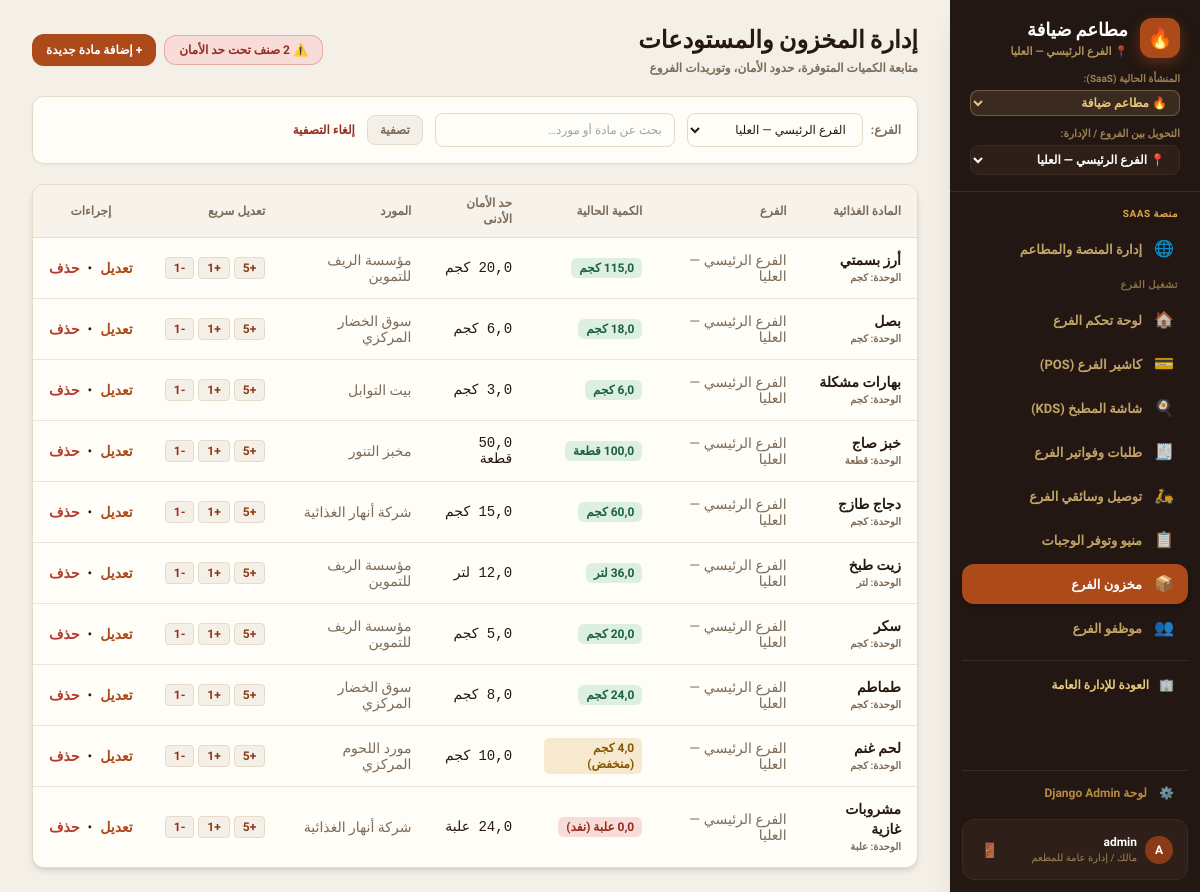
The app's page /inventory/ (signed in), older data.
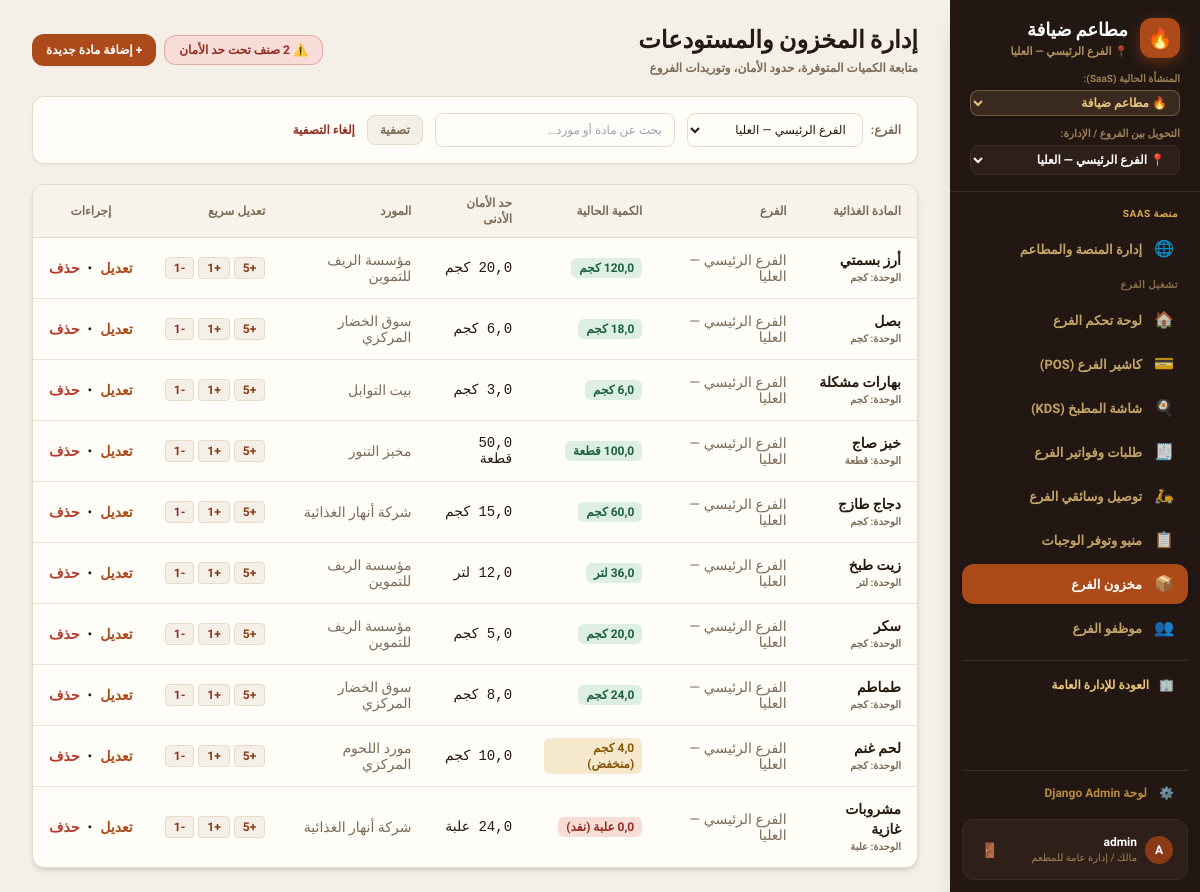
The same page, newer data.
### core/models.py (models this page shows, shortened)
class InventoryItem(models.Model):
    tenant = models.ForeignKey(
        Tenant,
        on_delete=models.CASCADE,
        related_name="inventory_items",
        null=True,
        blank=True,
        verbose_name="المستأجر / المنشأة",
    )
    branch = models.ForeignKey(
        Branch,
        on_delete=models.CASCADE,
        related_name="inventory_items",
        verbose_name="الفرع",
    )
    name = models.CharField(max_length=255, verbose_name="اسم المادة")
    unit = models.CharField(max_length=50, default="كجم", verbose_name="الوحدة")
    quantity = models.DecimalField(max_digits=10, decimal_places=2, default=0.00, verbose_name="الكمية المتوفرة")
    min_quantity = models.DecimalField(max_digits=10, decimal_places=2, default=0.00, verbose_name="حد الأمان الأدنى")
    supplier = models.CharField(max_length=255, default="", blank=True, verbose_name="المورد")
    updated_at = models.DateTimeField(auto_now=True, verbose_name="آخر تحديث")
    class Meta:
        verbose_name = "عنصر مخزون"
        verbose_name_plural = "المخزون"
        ordering = ["id"]

class Branch(models.Model):
    STATUS_CHOICES = [
        ("active", "نشط"),
        ("closed", "مغلق"),
    ]
    tenant = models.ForeignKey(
        Tenant,
        on_delete=models.CASCADE,
        related_name="branches",
        null=True,
        blank=True,
        verbose_name="المستأجر / المنشأة",
    )
    name = models.CharField(max_length=255, verbose_name="اسم الفرع")
    city = models.CharField(max_length=100, default="", blank=True, verbose_name="المدينة")
    address = models.CharField(max_length=255, default="", blank=True, verbose_name="العنوان")
    phone = models.CharField(max_length=50, default="", blank=True, verbose_name="الهاتف")
    status = models.CharField(max_length=20, choices=STATUS_CHOICES, default="active", verbose_name="الحالة")
    latitude = models.DecimalField(max_digits=10, decimal_places=7, null=True, blank=True, verbose_name="خط العرض")
    longitude = models.DecimalField(max_digits=10, decimal_places=7, null=True, blank=True, verbose_name="خط الطول")
    delivery_polygon = models.JSONField(default=list, blank=True, verbose_name="مضلع التغطية على الخريطة")
    delivery_radius_km = models.DecimalField(max_digits=5, decimal_places=2, default=5.00, verbose_name="نصف قطر التغطية (كم)")
    created_at = models.DateTimeField(auto_now_add=True, verbose_name="تاريخ الإنشاء")
    class Meta:
        verbose_name = "فرع"
        verbose_name_plural = "الفروع"
        ordering = ["id"]

### core/views.py (the view)
# urls.py: path("inventory/", views.inventory_view, name="inventory"),
@login_required
@ensure_csrf_cookie
def inventory_view(request):
    tenant = get_active_tenant(request)
    if tenant and not tenant.has_feature("inventory"):
        return HttpResponseForbidden("ميزة إدارة المخزون غير مفعلة في باقة اشتراك هذا المطعم. يرجى ترقية الباقة لتفعيلها.")
    if not user_has_perm(request.user, "manage_inventory"):
        return HttpResponseForbidden("غير مصرح لك بالوصول لإدارة المخزون")
    active_branch = get_active_branch(request)
    branch_id = request.GET.get("branch")
    search = request.GET.get("q", "").strip()
    items = InventoryItem.objects.filter(tenant=tenant).select_related("branch").order_by("branch__name", "name")
    if active_branch:
        items = items.filter(branch=active_branch)
        selected_branch = active_branch.id
    elif branch_id and branch_id.isdigit():
        items = items.filter(branch_id=int(branch_id))
        selected_branch = int(branch_id)
    else:
        selected_branch = "all"
    if search:
        items = items.filter(Q(name__icontains=search) | Q(supplier__icontains=search))
    branches = Branch.objects.filter(tenant=tenant).order_by("name")
    low_count = items.filter(quantity__lte=F("min_quantity")).count()
    context = {
        "tenant": tenant,
        "current_branch": active_branch,
        "items": items,
        "branches": branches,
        "low_count": low_count,
        "selected_branch": selected_branch,
        "search_query": search,
        "units": ["كجم", "لتر", "علبة", "قطعة", "كرتون", "حبة"],
    }
    return render(request, "inventory.html", context)

### core/models.py (called while the page is built)
    def has_feature(self, feature_key):
        if not self.subscription_plan:
            return True
        return feature_key in (self.subscription_plan.features or [])

    def is_subscription_active(self):
        if not self.is_active:
            return False
        if self.subscription_status in ["active", "trial"]:
            if self.subscription_end and self.subscription_end < timezone.now():
                return False
            return True
        return False

    def days_until_expiry(self):
        if not self.subscription_end:
            return 999
        diff = (self.subscription_end - timezone.now()).total_seconds()
        return max(0, int(diff // 86400))

### core/views.py (called while the page is built, shortened)
def get_active_tenant(request):
    if hasattr(request, "tenant") and request.tenant:
        return request.tenant

def user_has_perm(user, perm_key):
    if not user or not user.is_authenticated:
        return False
    if user.is_superuser:
        return True

### templates/inventory.html (shortened to what the changed rows need)
{% extends "base.html" %}
{% block content %}
<div>
    <div class="mb-5 flex flex-col sm:flex-row sm:items-center sm:justify-between gap-2">
        <div>
            <h1 class="text-2xl font-black font-display text-ink">إدارة المخزون والمستودعات</h1>
        </div>
    </div>
    <div class="card overflow-hidden shadow-md">
        <div class="overflow-x-auto">
            <table class="w-full text-right text-xs">
                <thead class="border-b border-line bg-paper/70">
                    <tr>
                        <th class="th">المادة الغذائية</th>
                        <th class="th">الفرع</th>
                        <th class="th">الكمية الحالية</th>
                        <th class="th">حد الأمان الأدنى</th>
                        <th class="th">المورد</th>
                        <th class="th">تعديل سريع</th>
                        <th class="th text-center">إجراءات</th>
                    </tr>
                </thead>
                <tbody class="divide-y divide-line/70">
                    {% for it in items %}
                    <tr class="hover:bg-paper/30 transition">
                        <td class="td font-bold text-ink">
                            <p class="text-sm font-extrabold">{{ it.name }}</p>
                            <p class="text-[10px] text-soft">الوحدة: {{ it.unit }}</p>
                        </td>
                        <td class="td text-soft">{{ it.branch.name }}</td>
                        <td class="td">
                            <span class="inline-flex items-center gap-1.5 rounded-md px-2 py-0.5 font-black text-xs
                                {% if it.quantity == 0 %}bg-bad-100 text-bad-700
                                {% elif it.quantity <= it.min_quantity %}bg-warn-100 text-warn-700
                                {% else %}bg-good-100 text-good-700{% endif %}">
                                {{ it.quantity|floatformat:1 }} {{ it.unit }}
                            </span>
                        </td>
                        <td class="td font-mono">{{ it.min_quantity|floatformat:1 }} {{ it.unit }}</td>
                        <td class="td text-soft">{{ it.supplier|default:"—" }}</td>
                        <td class="td">
                            <div class="flex items-center gap-1">
                                <button onclick="adjustStock({{ it.id }}, 5)" class="rounded bg-paper border border-line px-2 py-0.5 text-xs font-bold hover:bg-brand-100 text-brand-700">+5</button>
                                <button onclick="adjustStock({{ it.id }}, 1)" class="rounded bg-paper border border-line px-2 py-0.5 text-xs font-bold hover:bg-brand-100 text-brand-700">+1</button>
                                <button onclick="adjustStock({{ it.id }}, -1)" class="rounded bg-paper border border-line px-2 py-0.5 text-xs font-bold hover:bg-bad-100 text-bad-700">-1</button>
                            </div>
                        </td>
                        <td class="td text-center">
                            <div class="flex items-center justify-center gap-2">
                                <button onclick="openEditInvModal({{ it.id }}, '{{ it.name }}', {{ it.quantity }}, {{ it.min_quantity }}, '{{ it.supplier }}')" class="text-brand-600 hover:text-brand-700 font-bold">
                                    تعديل
                                </button>
                                <span>•</span>
                                <button onclick="deleteInventoryItem({{ it.id }}, '{{ it.name }}')" class="text-bad-600 hover:text-bad-700 font-bold">
                                    حذف
                                </button>
                            </div>
                        </td>
                    </tr>
                    {% empty %}
                    <tr>
                        <td colspan="7" class="py-12 text-center text-xs text-soft font-bold">لا توجد مواد مطابقة في المخزون</td>
                    </tr>
                    {% endfor %}
                </tbody>
            </table>
        </div>
    </div>
</div>
{% endblock %}

Row changes from the older to the newer data that the page shows:
changed InventoryItem "أرز بسمتي": quantity "115,0" → "120,0"
